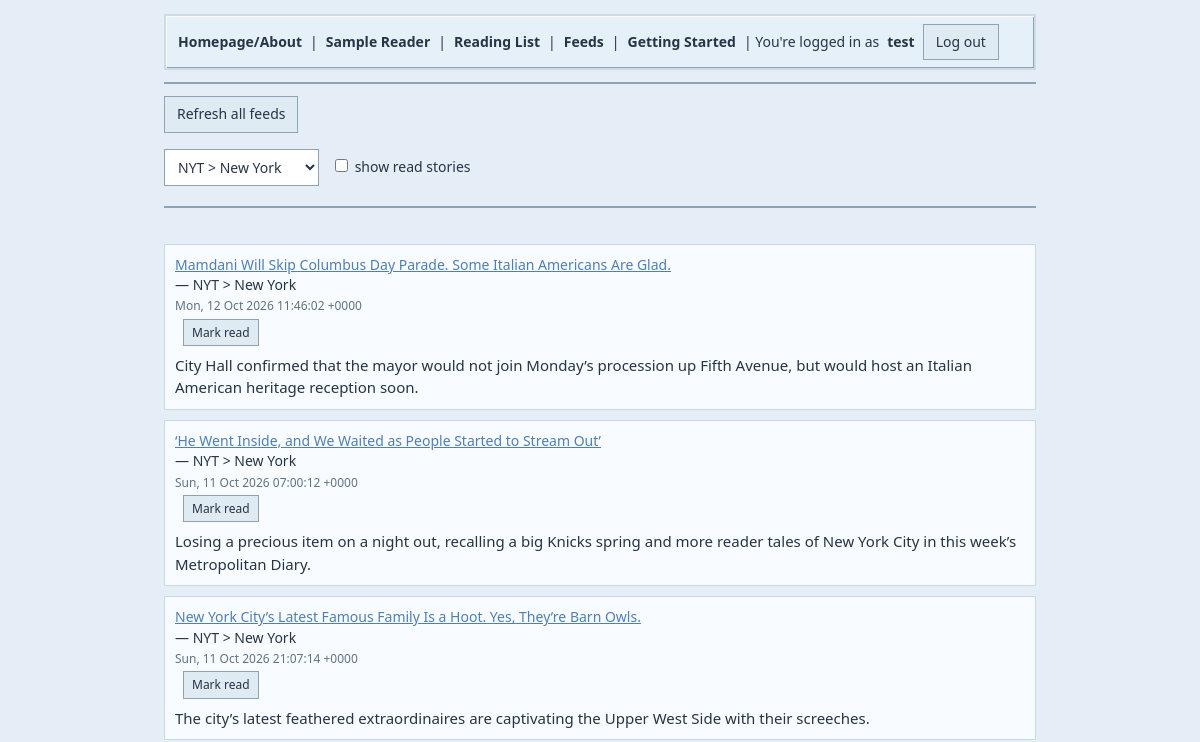
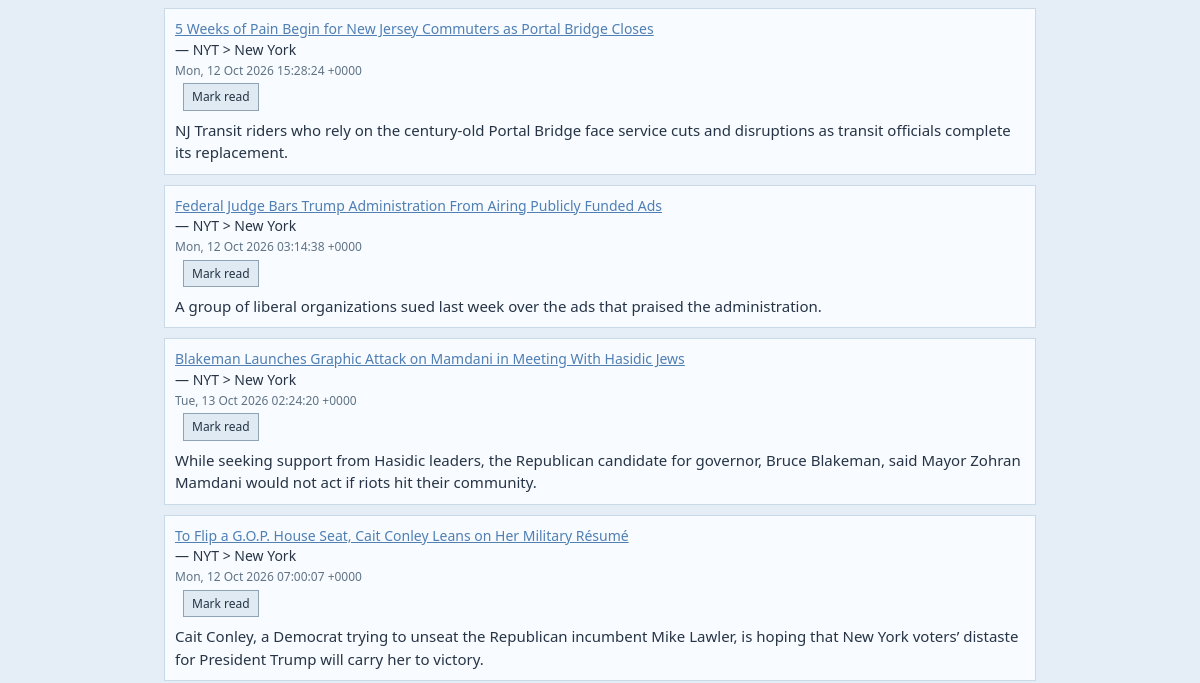
Before: /app?feed_id=6 (signed in, upper part) with the older database file (2 pictures, top to bottom).
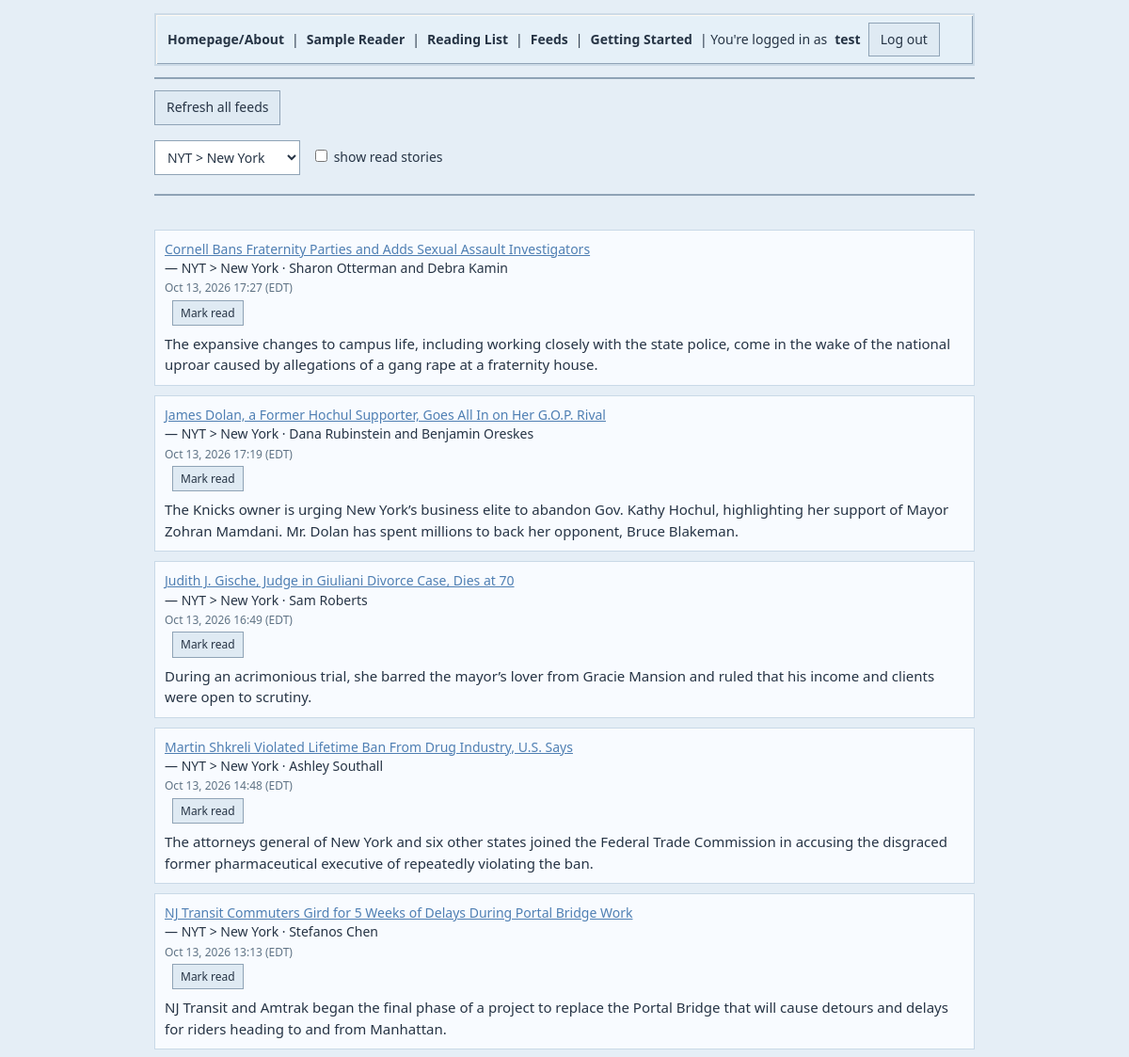
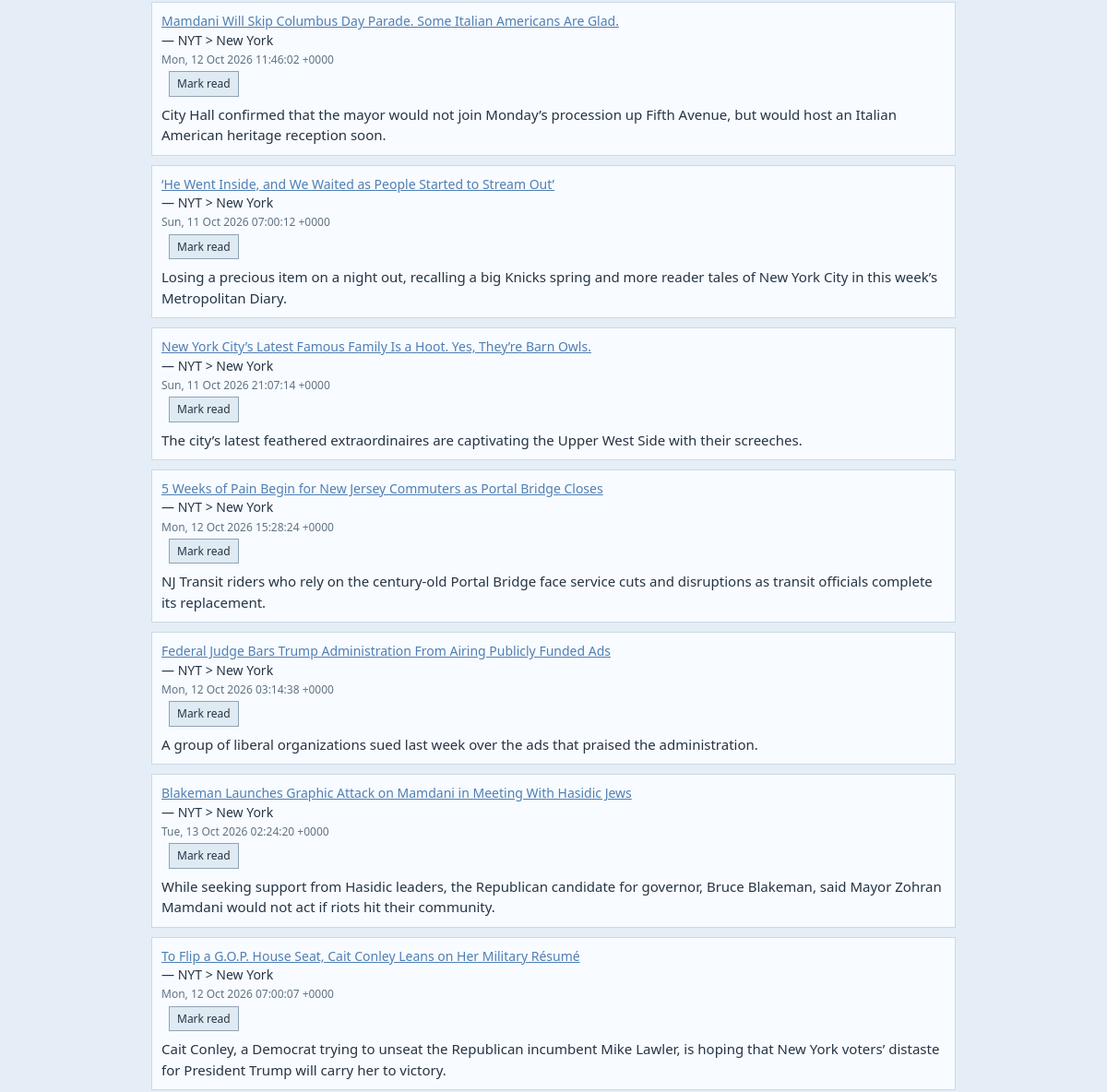
After: the same page with the newer database file (2 pictures, top to bottom).
### tables this page shows
CREATE TABLE users (
    id INTEGER PRIMARY KEY AUTOINCREMENT,
    username TEXT UNIQUE NOT NULL,
    password_hash TEXT NOT NULL,
    created_at TEXT NOT NULL
);

CREATE TABLE stories (
    id INTEGER PRIMARY KEY AUTOINCREMENT,
    feed_id INTEGER NOT NULL REFERENCES feeds(id) ON DELETE CASCADE,
    guid TEXT NOT NULL,
    title TEXT,
    link TEXT,
    published TEXT,
    summary TEXT,
    fetched_at TEXT NOT NULL, author TEXT,
    UNIQUE(feed_id, guid)
);

CREATE TABLE feeds (
    id INTEGER PRIMARY KEY AUTOINCREMENT,
    url TEXT UNIQUE NOT NULL,
    title TEXT,
    added_at TEXT NOT NULL
);

### app.py (the view)
@app.route("/app")
@auth.require_login
def index():
    db = get_db()
    show_read = request.args.get("show_read") == "1"
    feed_id = request.args.get("feed_id", type=int)
    query = """
        SELECT stories.*, feeds.title AS feed_title,
               (read_states.id IS NOT NULL) AS is_read
        FROM stories
        JOIN feeds ON feeds.id = stories.feed_id
        JOIN subscriptions ON subscriptions.feed_id = feeds.id
            AND subscriptions.user_id = ?
        LEFT JOIN read_states ON read_states.story_id = stories.id
            AND read_states.user_id = ?
    """
    params = [g.user["id"], g.user["id"]]
    conditions = []
    if not show_read:
        conditions.append("read_states.id IS NULL")
    if feed_id:
        conditions.append("stories.feed_id = ?")
        params.append(feed_id)
    if conditions:
        query += " WHERE " + " AND ".join(conditions)
    query += " ORDER BY stories.fetched_at DESC LIMIT 200"
    stories = db.execute(query, params).fetchall()
    subscribed_feeds = _subscribed_feeds(db, g.user["id"])
    return render_template(
        "index.html",
        stories=stories,
        feeds=subscribed_feeds,
        show_read=show_read,
        selected_feed_id=feed_id,
    )

### app.py (called while the page is built)
@app.template_filter("format_date")
def format_date(date_string):
    if not date_string:
        return ""
    try:
        dt = date_parser.isoparse(date_string)
        if dt.tzinfo is None:
            dt = dt.replace(tzinfo=datetime.timezone.utc)
        dt = dt.astimezone(DISPLAY_TZ)
        tz_name = dt.strftime("%Z") or "UTC"
        return dt.strftime("%b %-d, %Y %H:%M") + f" ({tz_name})"
    except (ValueError, TypeError):
        return date_string

def get_db():
    if "db" not in g:
        g.db = sqlite3.connect(DATABASE)
        g.db.row_factory = sqlite3.Row
        g.db.execute("PRAGMA foreign_keys = ON")
    return g.db

@app.before_request
def load_logged_in_user():
    user_id = session.get("user_id")
    if user_id is None:
        g.user = None
    else:
        g.user = get_db().execute(
            "SELECT * FROM users WHERE id = ?", (user_id,)
        ).fetchone()

def _subscribed_feeds(db, user_id):
    return db.execute(
        """
        SELECT feeds.* FROM feeds
        JOIN subscriptions ON subscriptions.feed_id = feeds.id
        WHERE subscriptions.user_id = ?
        ORDER BY feeds.title
        """,
        (user_id,),
    ).fetchall()

### auth.py (called while the page is built)
def require_login(view):
    @functools.wraps(view)
    def wrapped(*args, **kwargs):
        if g.get("user") is None:
            return redirect(url_for("login"))
        return view(*args, **kwargs)
    return wrapped

### templates/index.html (shortened to what this page needs)
{% extends "base.html" %}
{% block content %}
<div class="feed-controls">
  {% if demo_mode %}
    <p class="demo-note">Demo mode: try the sample reader below. Read state is saved only in your browser.</p>
    <form class="refresh-form" onsubmit="return false;">
      <button type="button" data-demo-refresh>Refresh all feeds</button>
    </form>
    <form class="feed-filter-form demo-disabled" onsubmit="return false;">
      <select name="feed_id" disabled>
        <option value="">All feeds</option>
        {% for feed in feeds %}
          <option value="{{ feed.id }}" {% if feed.id == selected_feed_id %}selected{% endif %}>
            {{ feed.title }}
          </option>
        {% endfor %}
      </select>
      <label>
        <input type="checkbox" name="show_read" value="1" disabled {% if show_read %}checked{% endif %}>
        show read stories
      </label>
    </form>
  {% else %}
    <form class="refresh-form" method="post" action="{{ url_for('refresh') }}">
      <button type="submit">Refresh all feeds</button>
    </form>
    <form class="feed-filter-form" method="get" action="{{ url_for('index') }}">
      <select name="feed_id" onchange="this.form.submit()">
        {% for feed in feeds %}
          <option value="{{ feed.id }}" {% if feed.id == selected_feed_id %}selected{% endif %}>
            {{ feed.title }}
          </option>
        {% endfor %}
      </select>
      <label>
        <input type="checkbox" name="show_read" value="1" onchange="this.form.submit()" {% if show_read %}checked{% endif %}>
        show read stories
      </label>
    </form>
  {% endif %}
</div>
<hr>
<ul>
  {% for story in stories %}
    <li class="story-item {% if story.is_read %}is-read{% endif %}" {% if demo_mode %}data-demo-story-id="{{ story.id }}" data-initial-read="{{ 'true' if story.is_read else 'false' }}"{% endif %}>
      <div class="story-copy">
        <a href="{{ story.link }}" target="_blank">{{ story.title }}</a><br>
        &mdash; {{ story.feed_title }}
        {% if story.author %}
          · {{ story.author }}
        {% endif %}
        <br>
        <small class="story-date">{{ story.published | format_date }}</small>
        {% if demo_mode %}
          <button class="mark-read-btn" type="button" data-demo-mark-read>
            {% if story.is_read %}Mark unread{% else %}Mark read{% endif %}
          </button>
        {% elif not story.is_read %}
          <form method="post" action="{{ url_for('mark_read', story_id=story.id) }}">
            <button class="mark-read-btn" type="submit">Mark read</button>
          </form>
        {% endif %}
        <div class="story-summary">{{ story.summary | striptags | truncate(200) }}</div>
      </div>
    </li>
  {% endfor %}
</ul>
{% endblock %}

### templates/base.html (shortened to what this page needs)
<!doctype html>
<html>
<head>
  <link rel="stylesheet" href="{{ url_for('static', filename='style.css') }}">
</head>
<body>
  <nav class="top-nav">
    <a href="{{ url_for('landing') }}">Homepage/About</a>
    |
    <a href="{{ url_for('sample') }}">Sample Reader</a>
    |
    {% if g.user %}
      <a href="{{ url_for('index') }}">Reading List</a>
      |
      <a href="{{ url_for('list_feeds') }}">Feeds</a>
      |
      <a href="{{ url_for('getting_started') }}">Getting Started</a>
    |
      You're logged in as <b>{{ g.user.username }}</b>
      <form method="post" action="{{ url_for('logout') }}">
        <button type="submit">Log out</button>
      </form>
    {% else %}
      <a href="{{ url_for('getting_started') }}">Getting Started</a>
      |
      <a href="{{ url_for('login') }}">Log in</a>
      |
      <a href="{{ url_for('signup') }}">Sign up</a>
    {% endif %}
  </nav>
  <hr>
  {% block content %}{% endblock %}
</body>
</html>

### static/style.css (style rules this page uses)
:root { --bg: #e5eef6; --panel: #f4f9fc; --text: #263445; --muted: #5f7385; --link: #4f7fb3; --line: #8fa3b6; --btn: #dfeaf3; }
* { box-sizing: border-box; }
body { margin: 0; padding: 14px; background: var(--bg); color: var(--text); font-family: "Segoe UI", Tahoma, Verdana, sans-serif; font-size: 14px; line-height: 1.45; min-height: 100vh; display: flex; flex-direction: column; max-width: 900px; margin: 0 auto; align-content: center; }
nav, .top-nav { display: flex; flex-wrap: wrap; align-items: center; gap: 8px; padding: 8px 12px; background: #e5f0f8; border: 2px solid #cddbe7; box-shadow: inset 1px 1px 0 #fffaf4, inset -1px -1px 0 #8fa3b6; }
nav form, .top-nav form { margin: 0; }
nav a, nav span, .top-nav a, .top-nav span { color: var(--text); text-decoration: none; font-weight: 600; }
a { color: var(--link); }
hr { border: 0; border-top: 2px solid var(--line); margin: 12px 0; }
input[type=text], input[type=password], input[type=email], select, textarea, button { font: inherit; color: var(--text); }
input[type=text], input[type=password], input[type=email], select, textarea { background: #fff; border: 1px solid var(--line); padding: 7px 9px; min-height: 34px; }
button { background: var(--btn); border: 1px solid var(--line); padding: 7px 12px; cursor: pointer; }
.feed-controls { display: flex; flex-direction: column; gap: 16px; margin-bottom: 8px; }
.refresh-form, .feed-filter-form { margin: 0; }
.feed-filter-form { display: flex; align-items: center; flex-wrap: wrap; gap: 12px; }
ul { list-style: none; margin: 14px 0; padding-left: 0; }
li { margin: 10px 0; padding: 10px; background: #f8fbff; border: 1px solid #c9d9e7; }
.story-item { display: flex; gap: 10px; }
.story-copy { min-width: 0; }
.story-copy form { display: inline-flex; margin-left: 8px; padding-top: 4px; }
.mark-read-btn { padding: 4px 8px; font-size: 12px; min-height: 24px; }
.story-date { display: block; color: var(--muted); font-size: 12px; margin-top: 2px; }
.story-summary { margin-top: 8px; font-size: 15px; color: var(--text); line-height: 1.5; }
small { color: var(--muted); }

Changed rows visible on the page:
added stories: title "Cornell Bans Fraternity Parties and Adds Sexual Assault Investigators", feed_title "NYT > New York", author "Sharon Otterman and Debra Kamin", published "Oct 13, 2026 17:27 (EDT)", summary "The expansive changes to campus life, including working closely with the state police, come in the wake of the national uproar caused by allegations of a gang rape at a fraternity house."
added stories: title "James Dolan, a Former Hochul Supporter, Goes All In on Her G.O.P. Rival", feed_title "NYT > New York", author "Dana Rubinstein and Benjamin Oreskes", published "Oct 13, 2026 17:19 (EDT)", summary "The Knicks owner is urging New York’s business elite to abandon Gov. Kathy Hochul, highlighting her support of Mayor Zohran Mamdani. Mr. Dolan has spent millions to back her opponent, Bruce Blakeman."
added stories: title "Judith J. Gische, Judge in Giuliani Divorce Case, Dies at 70", feed_title "NYT > New York", author "Sam Roberts", published "Oct 13, 2026 16:49 (EDT)", summary "During an acrimonious trial, she barred the mayor’s lover from Gracie Mansion and ruled that his income and clients were open to scrutiny."
added stories: title "Martin Shkreli Violated Lifetime Ban From Drug Industry, U.S. Says", feed_title "NYT > New York", author "Ashley Southall", published "Oct 13, 2026 14:48 (EDT)", summary "The attorneys general of New York and six other states joined the Federal Trade Commission in accusing the disgraced former pharmaceutical executive of repeatedly violating the ban."
added stories: title "NJ Transit Commuters Gird for 5 Weeks of Delays During Portal Bridge Work", feed_title "NYT > New York", author "Stefanos Chen", published "Oct 13, 2026 13:13 (EDT)", summary "NJ Transit and Amtrak began the final phase of a project to replace the Portal Bridge that will cause detours and delays for riders heading to and from Manhattan."
